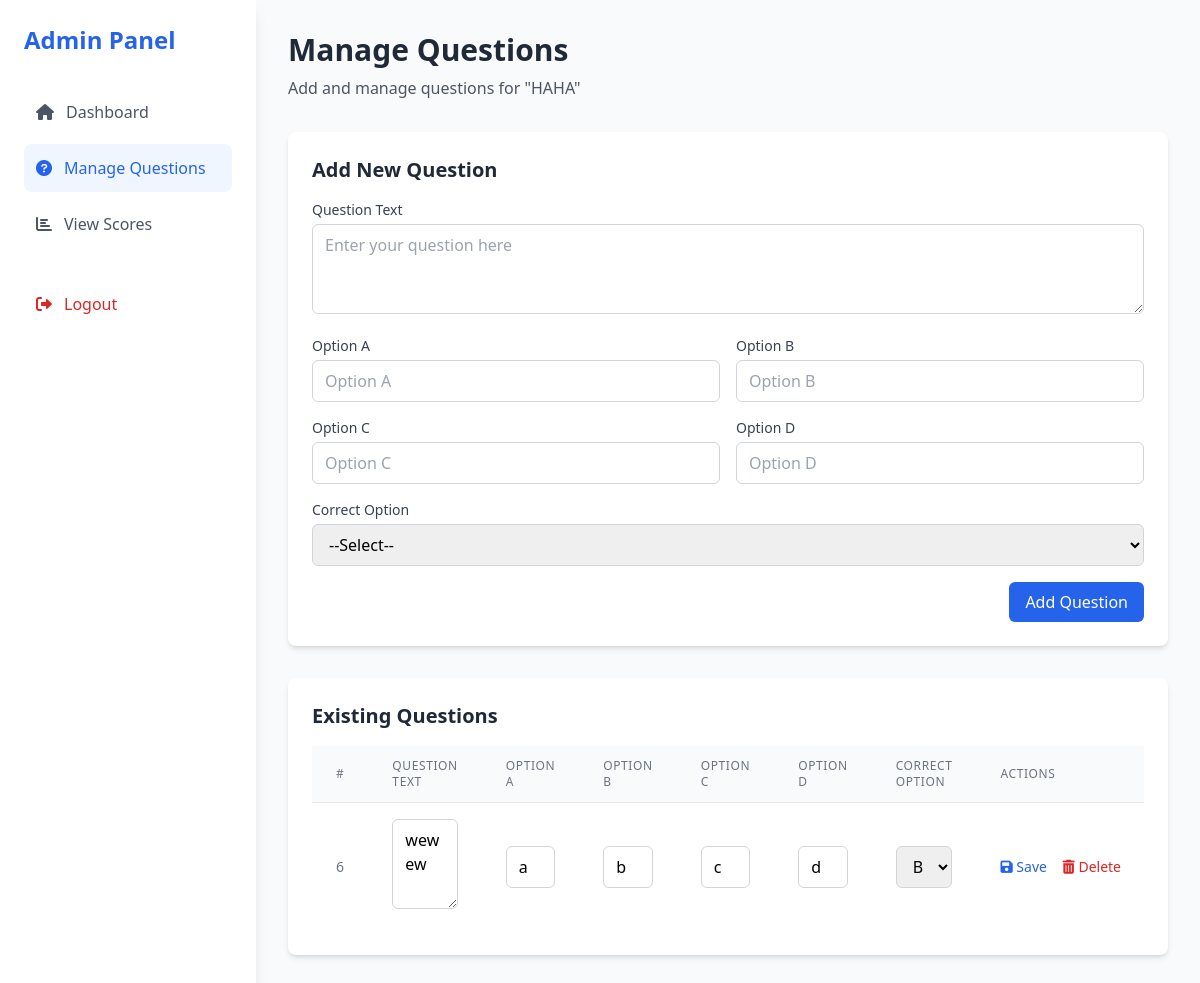
Page /admin-1/manage_questions.php?exam_id=10 (signed in) on the committed database.
### tables this page shows
CREATE TABLE `exams` (
  `id` int(11) NOT NULL,
  `title` varchar(100) NOT NULL,
  `description` text DEFAULT NULL,
  `duration_minutes` int(11) NOT NULL,
  `due_date` date DEFAULT NULL,
  `created_by` int(11) DEFAULT NULL,
  `created_at` timestamp NOT NULL DEFAULT current_timestamp()
);

CREATE TABLE `questions` (
  `id` int(11) NOT NULL,
  `exam_id` int(11) NOT NULL,
  `question_text` text NOT NULL,
  `option_a` text NOT NULL,
  `option_b` text NOT NULL,
  `option_c` text NOT NULL,
  `option_d` text NOT NULL,
  `correct_option` enum('A','B','C','D') NOT NULL
);

### admin-1/manage_questions.php (the view, shortened to what this page needs)
<?php
include '../includes/db_connection.php';
$admin_id = $_SESSION['admin_id'];
$exam_id = intval($_GET['exam_id']);
$stmt = $conn->prepare("SELECT title FROM exams WHERE id = ? AND created_by = ?");
$stmt->bind_param("ii", $exam_id, $admin_id);
$stmt->execute();
$result = $stmt->get_result();
$exam = $result->fetch_assoc();
$stmt = $conn->prepare("SELECT * FROM questions WHERE exam_id = ? ORDER BY id ASC");
$stmt->bind_param("i", $exam_id);
$stmt->execute();
$questions_result = $stmt->get_result();
?>
<!DOCTYPE html>
<html lang="en">
<head>
    <script src="https://cdn.tailwindcss.com"></script>
    <link href="https://cdnjs.cloudflare.com/ajax/libs/font-awesome/6.0.0/css/all.min.css" rel="stylesheet">
</head>
<body class="bg-gray-50">
    <div class="flex h-screen">
        <div class="w-64 bg-white shadow-lg">
            <div class="p-6">
                <h2 class="text-2xl font-bold text-blue-600 mb-8">Admin Panel</h2>
                <nav class="space-y-2">
                    <a href="admin_dashboard.php" class="flex items-center space-x-3 text-gray-600 hover:bg-blue-50 hover:text-blue-600 p-3 rounded-lg">
                        <i class="fas fa-home"></i>
                        <span>Dashboard</span>
                    </a>
                    <a href="manage_questions.php" class="flex items-center space-x-3 text-blue-600 bg-blue-50 p-3 rounded-lg">
                        <i class="fas fa-question-circle"></i>
                        <span>Manage Questions</span>
                    </a>
                    <a href="view_student_scores.php" class="flex items-center space-x-3 text-gray-600 hover:bg-blue-50 hover:text-blue-600 p-3 rounded-lg">
                        <i class="fas fa-chart-bar"></i>
                        <span>View Scores</span>
                    </a>
                </nav>
                <div class="mt-auto pt-8">
                    <a href="../logout.php" class="flex items-center space-x-3 text-red-600 hover:bg-red-50 p-3 rounded-lg">
                        <i class="fas fa-sign-out-alt"></i>
                        <span>Logout</span>
                    </a>
                </div>
            </div>
        </div>
        <div class="flex-1 overflow-y-auto">
            <div class="p-8">
                <div class="mb-8">
                    <h1 class="text-3xl font-bold text-gray-800">Manage Questions</h1>
                    <p class="text-gray-600 mt-2">Add and manage questions for "<?php echo htmlspecialchars($exam['title']); ?>"</p>
                </div>
                <div class="bg-white rounded-lg shadow-md p-6 mb-8">
                    <h2 class="text-xl font-semibold text-gray-800 mb-4">Add New Question</h2>
                    <form method="POST" class="space-y-4" action="manage_questions.php?exam_id=<?php echo $exam_id; ?>">
                        <div>
                            <label class="block text-sm font-medium text-gray-700 mb-1">Question Text</label>
                            <textarea name="question_text" placeholder="Enter your question here" required rows="3"
                                class="w-full px-3 py-2 border border-gray-300 rounded-md focus:outline-none focus:ring-2 focus:ring-blue-500"></textarea>
                        </div>
                        <div class="grid grid-cols-1 md:grid-cols-2 gap-4">
                            <div>
                                <label class="block text-sm font-medium text-gray-700 mb-1">Option A</label>
                                <input type="text" name="option_a" placeholder="Option A" required
                                    class="w-full px-3 py-2 border border-gray-300 rounded-md focus:outline-none focus:ring-2 focus:ring-blue-500">
                            </div>
                            <div>
                                <label class="block text-sm font-medium text-gray-700 mb-1">Option B</label>
                                <input type="text" name="option_b" placeholder="Option B" required
                                    class="w-full px-3 py-2 border border-gray-300 rounded-md focus:outline-none focus:ring-2 focus:ring-blue-500">
                            </div>
                            <div>
                                <label class="block text-sm font-medium text-gray-700 mb-1">Option C</label>
                                <input type="text" name="option_c" placeholder="Option C" required
                                    class="w-full px-3 py-2 border border-gray-300 rounded-md focus:outline-none focus:ring-2 focus:ring-blue-500">
                            </div>
                            <div>
                                <label class="block text-sm font-medium text-gray-700 mb-1">Option D</label>
                                <input type="text" name="option_d" placeholder="Option D" required
                                    class="w-full px-3 py-2 border border-gray-300 rounded-md focus:outline-none focus:ring-2 focus:ring-blue-500">
                            </div>
                        </div>
                        <div>
                            <label class="block text-sm font-medium text-gray-700 mb-1">Correct Option</label>
                            <select name="correct_option" required
                                class="w-full px-3 py-2 border border-gray-300 rounded-md focus:outline-none focus:ring-2 focus:ring-blue-500">
                                <option value="">--Select--</option>
                            </select>
                        </div>
                        <div class="flex justify-end">
                            <button type="submit" name="add_question" class="px-4 py-2 bg-blue-600 text-white rounded-md hover:bg-blue-700 focus:outline-none focus:ring-2 focus:ring-blue-500">
                                Add Question
                            </button>
                        </div>
                    </form>
                </div>
                <div class="bg-white rounded-lg shadow-md p-6">
                    <h2 class="text-xl font-semibold text-gray-800 mb-4">Existing Questions</h2>
                    <?php if ($questions_result->num_rows > 0): ?>
                        <div class="overflow-x-auto">
                            <table class="min-w-full divide-y divide-gray-200">
                                <thead class="bg-gray-50">
                                    <tr>
                                        <th class="px-6 py-3 text-left text-xs font-medium text-gray-500 uppercase tracking-wider">#</th>
                                        <th class="px-6 py-3 text-left text-xs font-medium text-gray-500 uppercase tracking-wider">Question Text</th>
                                        <th class="px-6 py-3 text-left text-xs font-medium text-gray-500 uppercase tracking-wider">Option A</th>
                                        <th class="px-6 py-3 text-left text-xs font-medium text-gray-500 uppercase tracking-wider">Option B</th>
                                        <th class="px-6 py-3 text-left text-xs font-medium text-gray-500 uppercase tracking-wider">Option C</th>
                                        <th class="px-6 py-3 text-left text-xs font-medium text-gray-500 uppercase tracking-wider">Option D</th>
                                        <th class="px-6 py-3 text-left text-xs font-medium text-gray-500 uppercase tracking-wider">Correct Option</th>
                                        <th class="px-6 py-3 text-left text-xs font-medium text-gray-500 uppercase tracking-wider">Actions</th>
                                    </tr>
                                </thead>
                                <tbody class="bg-white divide-y divide-gray-200">
                                    <?php while ($q = $questions_result->fetch_assoc()): ?>
                                        <tr>
                                            <td class="px-6 py-4 whitespace-nowrap text-sm text-gray-500"><?php echo $q['id']; ?></td>
                                            <td class="px-6 py-4">
                                                <form method="POST" class="inline-form" action="manage_questions.php?exam_id=<?php echo $exam_id; ?>">
                                                    <textarea name="question_text" rows="3" required
                                                        class="w-full px-3 py-2 border border-gray-300 rounded-md focus:outline-none focus:ring-2 focus:ring-blue-500"><?php echo htmlspecialchars($q['question_text']); ?></textarea>
                                            </td>
                                            <td class="px-6 py-4">
                                                <input type="text" name="option_a" value="<?php echo htmlspecialchars($q['option_a']); ?>" required
                                                    class="w-full px-3 py-2 border border-gray-300 rounded-md focus:outline-none focus:ring-2 focus:ring-blue-500">
                                            </td>
                                            <td class="px-6 py-4">
                                                <input type="text" name="option_b" value="<?php echo htmlspecialchars($q['option_b']); ?>" required
                                                    class="w-full px-3 py-2 border border-gray-300 rounded-md focus:outline-none focus:ring-2 focus:ring-blue-500">
                                            </td>
                                            <td class="px-6 py-4">
                                                <input type="text" name="option_c" value="<?php echo htmlspecialchars($q['option_c']); ?>" required
                                                    class="w-full px-3 py-2 border border-gray-300 rounded-md focus:outline-none focus:ring-2 focus:ring-blue-500">
                                            </td>
                                            <td class="px-6 py-4">
                                                <input type="text" name="option_d" value="<?php echo htmlspecialchars($q['option_d']); ?>" required
                                                    class="w-full px-3 py-2 border border-gray-300 rounded-md focus:outline-none focus:ring-2 focus:ring-blue-500">
                                            </td>
                                            <td class="px-6 py-4">
                                                <select name="correct_option" required
                                                    class="w-full px-3 py-2 border border-gray-300 rounded-md focus:outline-none focus:ring-2 focus:ring-blue-500">
                                                    <option value="B" <?php if($q['correct_option'] == 'B') echo 'selected'; ?>>B</option>
                                                </select>
                                            </td>
                                            <td class="px-6 py-4 whitespace-nowrap text-sm font-medium">
                                                <button type="submit" name="edit_question" class="text-blue-600 hover:text-blue-900 mr-3">
                                                    <i class="fas fa-save"></i> Save
                                                </button>
                                                <form method="GET" class="inline" onsubmit="return confirm('Are you sure to delete this question?');">
                                                    <button type="submit" class="text-red-600 hover:text-red-900">
                                                        <i class="fas fa-trash-alt"></i> Delete
                                                    </button>
                                                </form>
                                            </td>
                                        </tr>
                                    <?php endwhile; ?>
                                </tbody>
                            </table>
                        </div>
                    <?php else: ?>
                        <p class="text-gray-500 text-center py-4">No questions found for this exam.</p>
                    <?php endif; ?>
                </div>
            </div>
        </div>
    </div>
</body>
</html>

### rows in the picture
exams: title "HAHA"
questions: id "6", question_text "wewew", option_a "a", option_b "b", option_c "c", option_d "d", correct_option "B"
